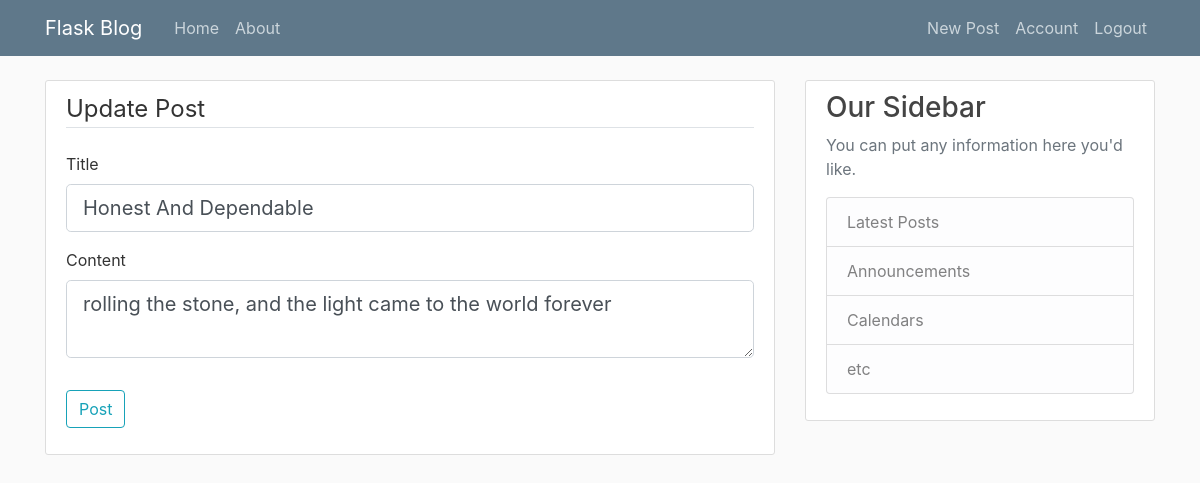
The page /post/4/update (signed in) on the database its author committed.
### blog/models.py (models this page shows, shortened)
class Post(db.Model):
    id = db.Column(db.Integer, primary_key=True)
    title = db.Column(db.String(100),
                      nullable=False)
    date = db.Column(db.DateTime, nullable=False, default=datetime.utcnow)
    content = db.Column(db.Text,
                        nullable=False)
    user_id = db.Column(db.Integer, db.ForeignKey('user.id'), nullable=False)

### blog/routes.py (the view)
@app.route("/post/<int:post_id>/update", methods=['GET', 'POST'])
@login_required
def update_post(post_id):
    post = Post.query.get_or_404(post_id)
    if post.author != current_user:
        abort(403)
    form = PostForm()
    if form.validate_on_submit():
        post.title = form.title.data
        post.content = form.content.data
        db.session.commit()
        flash('Your message have been update!', 'success')
        return redirect(url_for('post', post_id=post.id))
    elif request.method == 'GET':
        form.title.data = post.title
        form.content.data = post.content
    return render_template('create_post.html', title='New post',
                           legend='Update Post', form=form)

### blog/forms.py
class PostForm(FlaskForm):
    title = StringField('Title', validators=[DataRequired()])
    content = TextAreaField('Content', validators=[DataRequired()])
    submit = SubmitField('Post')

### blog/models.py (called while the page is built)
@login_manager.user_loader
def load_user(user_id):
    return User.query.get(int(user_id))

### blog/templates/create_post.html (shortened to what this page needs)
{% extends 'base.html' %}
{% block content %}
    <div class="content-section">
        <form method="POST" action="">
            <fieldset class="form-group">
                <legend class="border-bottom mb-4">{{ legend }}</legend>
                <div class="form-group">
                    {{ form.title.label(class='form-control-label') }}
                    {% if form.title.errors %}
                        {{ form.title(class='form-control form-control-lg is-invalid') }}
                        <div class="invalid-feedback">
                            {% for error in form.title.errors %}
                                <span>{{ error }}</span>
                            {% endfor %}
                        </div>
                    {% else %}
                        {{ form.title(class='form-control form-control-lg') }}
                    {% endif %}
                </div>
                <div class="form-group">
                    {{ form.content.label(class='form-control-label') }}
                    {% if form.content.errors %}
                        {{ form.content(class='form-control form-control-lg is-invalid') }}
                        <div class="invalid-feedback">
                            {% for error in form.content.errors %}
                                <span>{{ error }}</span>
                            {% endfor %}
                        </div>
                    {% else %}
                        {{ form.content(class='form-control form-control-lg') }}
                    {% endif %}
                </div>
            </fieldset>
            <div class="form-group">
                <div class="form-group">
                    {{ form.submit(class="btn btn-outline-info") }}
                </div>
            </div>
        </form>
    </div>
{% endblock %}

### blog/static/main.css (style rules this page uses)
body { background: #fafafa; color: #333333; margin-top: 5rem; }
.content-section { background: #ffffff; padding: 10px 20px; border: 1px solid #dddddd; border-radius: 3px; margin-bottom: 20px; }

### rows shown on the page
Post: title "Honest And Dependable", content "rolling the stone, and the light came to the world forever"

### other values the page prints
{{ legend }} "Update Post"
